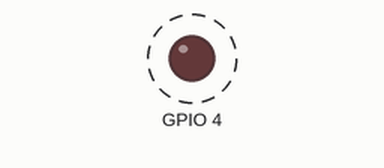
This sketch was run on a simulated ESP32. Parts: output pins drawn as LEDs (lit = HIGH). Dashed ring = blinking. What the sketch prints to the serial monitor is not drawn.

Above: at 1.0 s.
Timing chart, 0 to 5.7 s (numbered marks = the images above):
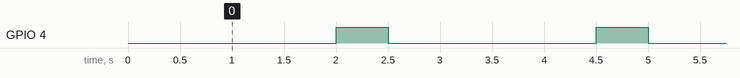

The sketch:

2_4.ino
```cpp
void setup() {
  pinMode(4, OUTPUT);
  Serial.begin(9600);
}

unsigned long previousLedMillis = 0;
unsigned long previousCountMillis = 0;
unsigned long countSec = 0;
bool ledState = LOW;

void loop() {
  unsigned long currentLedMillis = millis();
  unsigned long currentCountMillis = currentLedMillis;
  if (ledState == HIGH && currentLedMillis - previousLedMillis >= 500) {
    previousLedMillis = currentLedMillis;
    ledState = LOW;
    digitalWrite(4, ledState);
  }
  else if (ledState == LOW && currentLedMillis - previousLedMillis >= 2000) {
    previousLedMillis = currentLedMillis;
    ledState = HIGH;
    digitalWrite(4, ledState);
  }
  if (currentCountMillis - previousCountMillis >= 1000) {
    previousCountMillis = currentCountMillis;
    countSec += 1;
    Serial.println(countSec);
  }
}
```

Measured:
- by itself, GPIO 4: alternates HIGH for 0.50 s and LOW for 2.0 s
